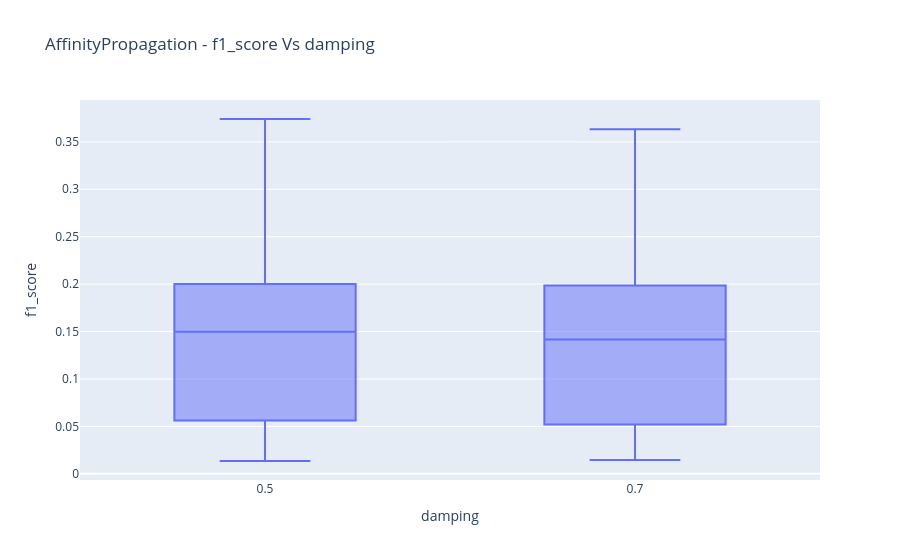
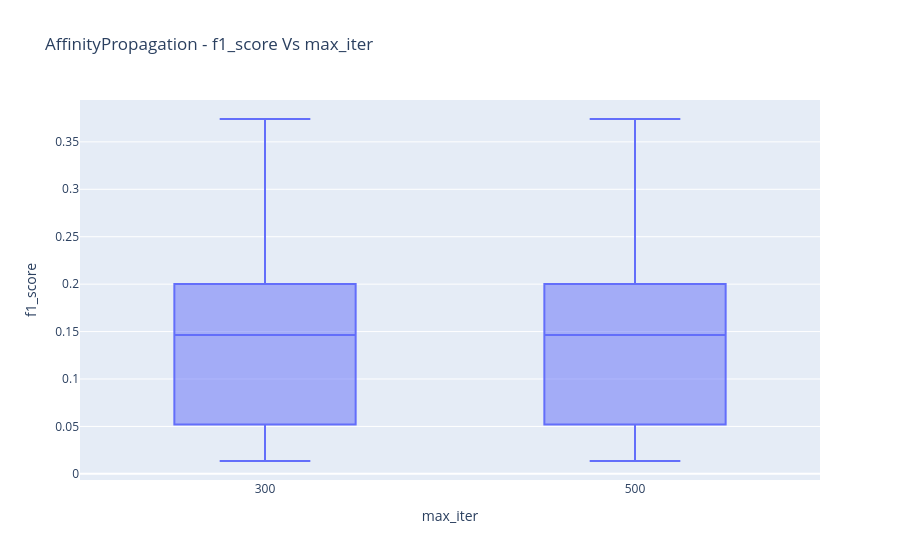
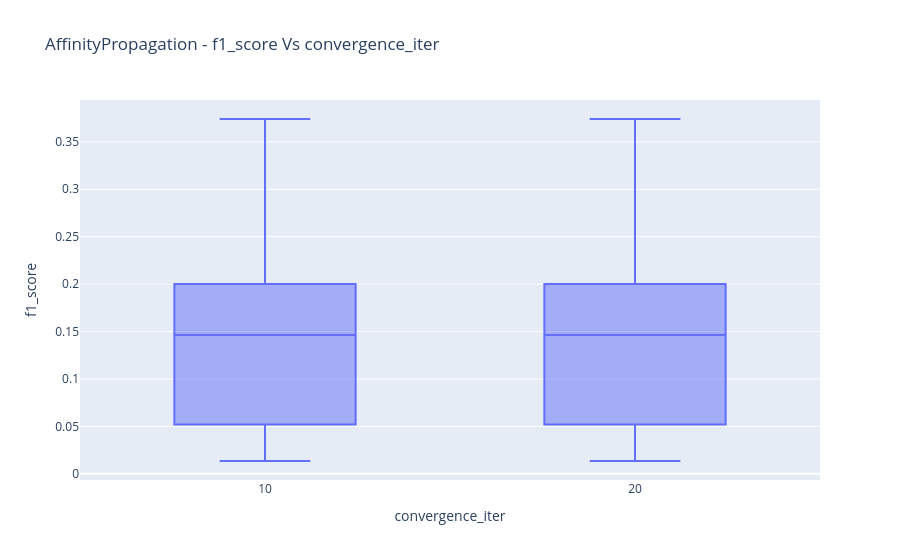
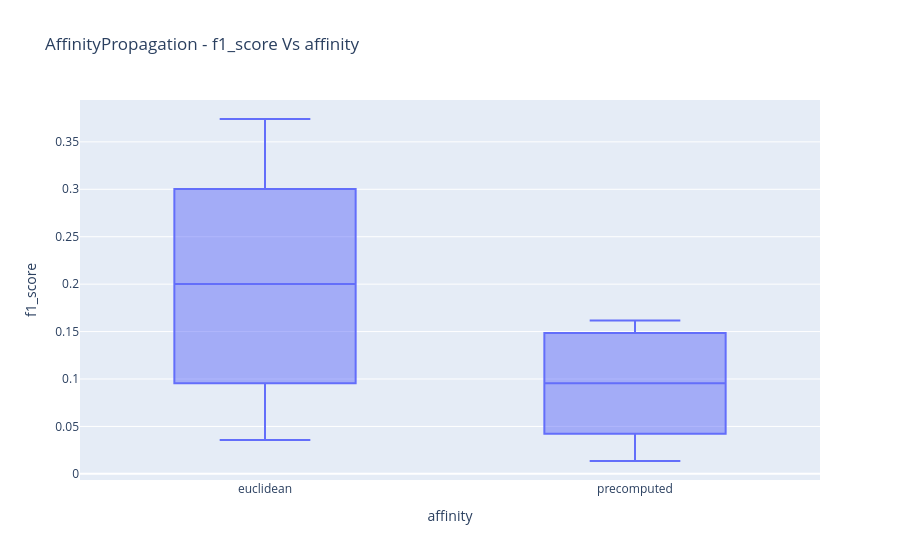

Notebook code for these charts, in order:
### Markdown cell above
2. for each given algorithm, how f1_score, adjusted_rand_score and silhouette_score varies with the different parameter values

### Code cell
# AffinityPropagation - f1_score Vs parameters 
param_grid, param_combinations, param_names = define_parameters("AffinityPropagation")

affinityPropagation_df = results_all.loc[results_all["algorithm"]=="AffinityPropagation"]

for param_name in param_names:
    fig = px.box(
    affinityPropagation_df,
    x = param_name,
    y = "f1_score",
    title= f"AffinityPropagation - f1_score Vs {param_name}")
    fig.show()

### Figure 1 — Plotly figure (JSON) as saved in the notebook; plotly's stock layout.template omitted (floating-point values rounded to 4 significant figures)
{"data": [{"alignmentgroup": "True", "hovertemplate": "damping=%{x}<br>f1_score=%{y}<extra></extra>", "legendgroup": "", "marker": {"color": "#636efa"}, "name": "", "notched": false, "offsetgroup": "", "orientation": "v", "showlegend": false, "type": "box", "x": [0.5, 0.5, 0.5, 0.5, 0.5, 0.5, 0.5, 0.5, 0.7, 0.7, 0.7, 0.7, 0.7, 0.7, 0.7, 0.7, 0.5, 0.5, 0.5, 0.5, 0.5, 0.5, 0.5, 0.5, 0.7, 0.7, 0.7, 0.7, 0.7, 0.7, 0.7, 0.7, 0.5, 0.5, 0.5, 0.5, 0.5, 0.5, 0.5, 0.5, 0.7, 0.7, 0.7, 0.7, 0.7, 0.7, 0.7, 0.7, 0.5, 0.5, 0.5, 0.5, 0.5, 0.5, 0.5, 0.5, 0.7, 0.7, 0.7, 0.7, 0.7, 0.7, 0.7, 0.7], "x0": " ", "xaxis": "x", "y": [0.3741, 0.1376, 0.3741, 0.1376, 0.3741, 0.1376, 0.3741, 0.1376, 0.3632, 0.1145, 0.3632, 0.128, 0.3632, 0.1145, 0.3632, 0.128, 0.1682, 0.0768, 0.1682, 0.0768, 0.1682, 0.0768, 0.1682, 0.0768, 0.1552, 0.06822, 0.1552, 0.06822, 0.1552, 0.06822, 0.1552, 0.06822, 0.03569, 0.01356, 0.03569, 0.01356, 0.03569, 0.01356, 0.03569, 0.01356, 0.03569, 0.01634, 0.03569, 0.0145, 0.03569, 0.01634, 0.03569, 0.0145, 0.232, 0.1618, 0.232, 0.1618, 0.232, 0.1618, 0.232, 0.1618, 0.2375, 0.1594, 0.2375, 0.1594, 0.2375, 0.1594, 0.2375, 0.1594], "y0": " ", "yaxis": "y"}], "layout": {"boxmode": "group", "legend": {"tracegroupgap": 0}, "title": {"text": "AffinityPropagation - f1_score Vs damping"}, "xaxis": {"anchor": "y", "domain": [0, 1], "title": {"text": "damping"}}, "yaxis": {"anchor": "x", "domain": [0, 1], "title": {"text": "f1_score"}}}}

### Figure 2 — Plotly figure (JSON) as saved in the notebook; plotly's stock layout.template omitted (floating-point values rounded to 4 significant figures)
{"data": [{"alignmentgroup": "True", "hovertemplate": "max_iter=%{x}<br>f1_score=%{y}<extra></extra>", "legendgroup": "", "marker": {"color": "#636efa"}, "name": "", "notched": false, "offsetgroup": "", "orientation": "v", "showlegend": false, "type": "box", "x": [300.0, 300.0, 300.0, 300.0, 500.0, 500.0, 500.0, 500.0, 300.0, 300.0, 300.0, 300.0, 500.0, 500.0, 500.0, 500.0, 300.0, 300.0, 300.0, 300.0, 500.0, 500.0, 500.0, 500.0, 300.0, 300.0, 300.0, 300.0, 500.0, 500.0, 500.0, 500.0, 300.0, 300.0, 300.0, 300.0, 500.0, 500.0, 500.0, 500.0, 300.0, 300.0, 300.0, 300.0, 500.0, 500.0, 500.0, 500.0, 300.0, 300.0, 300.0, 300.0, 500.0, 500.0, 500.0, 500.0, 300.0, 300.0, 300.0, 300.0, 500.0, 500.0, 500.0, 500.0], "x0": " ", "xaxis": "x", "y": [0.3741, 0.1376, 0.3741, 0.1376, 0.3741, 0.1376, 0.3741, 0.1376, 0.3632, 0.1145, 0.3632, 0.128, 0.3632, 0.1145, 0.3632, 0.128, 0.1682, 0.0768, 0.1682, 0.0768, 0.1682, 0.0768, 0.1682, 0.0768, 0.1552, 0.06822, 0.1552, 0.06822, 0.1552, 0.06822, 0.1552, 0.06822, 0.03569, 0.01356, 0.03569, 0.01356, 0.03569, 0.01356, 0.03569, 0.01356, 0.03569, 0.01634, 0.03569, 0.0145, 0.03569, 0.01634, 0.03569, 0.0145, 0.232, 0.1618, 0.232, 0.1618, 0.232, 0.1618, 0.232, 0.1618, 0.2375, 0.1594, 0.2375, 0.1594, 0.2375, 0.1594, 0.2375, 0.1594], "y0": " ", "yaxis": "y"}], "layout": {"boxmode": "group", "legend": {"tracegroupgap": 0}, "title": {"text": "AffinityPropagation - f1_score Vs max_iter"}, "xaxis": {"anchor": "y", "domain": [0, 1], "title": {"text": "max_iter"}}, "yaxis": {"anchor": "x", "domain": [0, 1], "title": {"text": "f1_score"}}}}

### Figure 3 — Plotly figure (JSON) as saved in the notebook; plotly's stock layout.template omitted (floating-point values rounded to 4 significant figures)
{"data": [{"alignmentgroup": "True", "hovertemplate": "convergence_iter=%{x}<br>f1_score=%{y}<extra></extra>", "legendgroup": "", "marker": {"color": "#636efa"}, "name": "", "notched": false, "offsetgroup": "", "orientation": "v", "showlegend": false, "type": "box", "x": [10.0, 10.0, 20.0, 20.0, 10.0, 10.0, 20.0, 20.0, 10.0, 10.0, 20.0, 20.0, 10.0, 10.0, 20.0, 20.0, 10.0, 10.0, 20.0, 20.0, 10.0, 10.0, 20.0, 20.0, 10.0, 10.0, 20.0, 20.0, 10.0, 10.0, 20.0, 20.0, 10.0, 10.0, 20.0, 20.0, 10.0, 10.0, 20.0, 20.0, 10.0, 10.0, 20.0, 20.0, 10.0, 10.0, 20.0, 20.0, 10.0, 10.0, 20.0, 20.0, 10.0, 10.0, 20.0, 20.0, 10.0, 10.0, 20.0, 20.0, 10.0, 10.0, 20.0, 20.0], "x0": " ", "xaxis": "x", "y": [0.3741, 0.1376, 0.3741, 0.1376, 0.3741, 0.1376, 0.3741, 0.1376, 0.3632, 0.1145, 0.3632, 0.128, 0.3632, 0.1145, 0.3632, 0.128, 0.1682, 0.0768, 0.1682, 0.0768, 0.1682, 0.0768, 0.1682, 0.0768, 0.1552, 0.06822, 0.1552, 0.06822, 0.1552, 0.06822, 0.1552, 0.06822, 0.03569, 0.01356, 0.03569, 0.01356, 0.03569, 0.01356, 0.03569, 0.01356, 0.03569, 0.01634, 0.03569, 0.0145, 0.03569, 0.01634, 0.03569, 0.0145, 0.232, 0.1618, 0.232, 0.1618, 0.232, 0.1618, 0.232, 0.1618, 0.2375, 0.1594, 0.2375, 0.1594, 0.2375, 0.1594, 0.2375, 0.1594], "y0": " ", "yaxis": "y"}], "layout": {"boxmode": "group", "legend": {"tracegroupgap": 0}, "title": {"text": "AffinityPropagation - f1_score Vs convergence_iter"}, "xaxis": {"anchor": "y", "domain": [0, 1], "title": {"text": "convergence_iter"}}, "yaxis": {"anchor": "x", "domain": [0, 1], "title": {"text": "f1_score"}}}}

### Figure 4 — Plotly figure (JSON) as saved in the notebook; plotly's stock layout.template omitted (floating-point values rounded to 4 significant figures)
{"data": [{"alignmentgroup": "True", "hovertemplate": "affinity=%{x}<br>f1_score=%{y}<extra></extra>", "legendgroup": "", "marker": {"color": "#636efa"}, "name": "", "notched": false, "offsetgroup": "", "orientation": "v", "showlegend": false, "type": "box", "x": ["euclidean", "precomputed", "euclidean", "precomputed", "euclidean", "precomputed", "euclidean", "precomputed", "euclidean", "precomputed", "euclidean", "precomputed", "euclidean", "precomputed", "euclidean", "precomputed", "euclidean", "precomputed", "euclidean", "precomputed", "euclidean", "precomputed", "euclidean", "precomputed", "euclidean", "precomputed", "euclidean", "precomputed", "euclidean", "precomputed", "euclidean", "precomputed", "euclidean", "precomputed", "euclidean", "precomputed", "euclidean", "precomputed", "euclidean", "precomputed", "euclidean", "precomputed", "euclidean", "precomputed", "euclidean", "precomputed", "euclidean", "precomputed", "euclidean", "precomputed", "euclidean", "precomputed", "euclidean", "precomputed", "euclidean", "precomputed", "euclidean", "precomputed", "euclidean", "precomputed", "euclidean", "precomputed", "euclidean", "precomputed"], "x0": " ", "xaxis": "x", "y": [0.3741, 0.1376, 0.3741, 0.1376, 0.3741, 0.1376, 0.3741, 0.1376, 0.3632, 0.1145, 0.3632, 0.128, 0.3632, 0.1145, 0.3632, 0.128, 0.1682, 0.0768, 0.1682, 0.0768, 0.1682, 0.0768, 0.1682, 0.0768, 0.1552, 0.06822, 0.1552, 0.06822, 0.1552, 0.06822, 0.1552, 0.06822, 0.03569, 0.01356, 0.03569, 0.01356, 0.03569, 0.01356, 0.03569, 0.01356, 0.03569, 0.01634, 0.03569, 0.0145, 0.03569, 0.01634, 0.03569, 0.0145, 0.232, 0.1618, 0.232, 0.1618, 0.232, 0.1618, 0.232, 0.1618, 0.2375, 0.1594, 0.2375, 0.1594, 0.2375, 0.1594, 0.2375, 0.1594], "y0": " ", "yaxis": "y"}], "layout": {"boxmode": "group", "legend": {"tracegroupgap": 0}, "title": {"text": "AffinityPropagation - f1_score Vs affinity"}, "xaxis": {"anchor": "y", "domain": [0, 1], "title": {"text": "affinity"}}, "yaxis": {"anchor": "x", "domain": [0, 1], "title": {"text": "f1_score"}}}}
